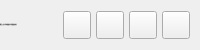
           <widget class="QFrame" name="contentTopBg">
            <property name="minimumSize">
             <size>
              <width>0</width>
              <height>50</height>
             </size>
            </property>
            <property name="maximumSize">
             <size>
              <width>16777215</width>
              <height>50</height>
             </size>
            </property>
            <property name="frameShape">
             <enum>QFrame::NoFrame</enum>
            </property>
            <property name="frameShadow">
             <enum>QFrame::Raised</enum>
            </property>
            <layout class="QHBoxLayout" name="horizontalLayout">
             <property name="spacing">
              <number>0</number>
             </property>
             <property name="leftMargin">
              <number>0</number>
             </property>
             <property name="topMargin">
              <number>0</number>
             </property>
             <property name="rightMargin">
              <number>10</number>
             </property>
             <property name="bottomMargin">
              <number>0</number>
             </property>
             <item>
              <widget class="QFrame" name="leftBox">
               <property name="sizePolicy">
                <sizepolicy hsizetype="Expanding" vsizetype="Preferred">
                 <horstretch>0</horstretch>
                 <verstretch>0</verstretch>
                </sizepolicy>
               </property>
               <property name="frameShape">
                <enum>QFrame::NoFrame</enum>
               </property>
               <property name="frameShadow">
                <enum>QFrame::Raised</enum>
               </property>
               <layout class="QHBoxLayout" name="horizontalLayout_3">
                <property name="spacing">
                 <number>0</number>
                </property>
                <property name="leftMargin">
                 <number>0</number>
                </property>
                <property name="topMargin">
                 <number>0</number>
                </property>
                <property name="rightMargin">
                 <number>0</number>
                </property>
                <property name="bottomMargin">
                 <number>0</number>
                </property>
                <item>
                 <widget class="TitleBar" name="titleRightInfo">
                  <property name="sizePolicy">
                   <sizepolicy hsizetype="Preferred" vsizetype="Expanding">
                    <horstretch>0</horstretch>
                    <verstretch>0</verstretch>
                   </sizepolicy>
                  </property>
                  <property name="maximumSize">
                   <size>
                    <width>16777215</width>
                    <height>45</height>
                   </size>
                  </property>
                  <property name="font">
                   <font>
                    <family>微软雅黑</family>
                    <pointsize>-1</pointsize>
                    <italic>false</italic>
                    <bold>false</bold>
                   </font>
                  </property>
                  <property name="text">
                   <string>南京工业大学网络服务 - 畅享极致网络</string>
                  </property>
                  <property name="alignment">
                   <set>Qt::AlignLeading|Qt::AlignLeft|Qt::AlignVCenter</set>
                  </property>
                 </widget>
                </item>
               </layout>
              </widget>
             </item>
             <item alignment="Qt::AlignRight">
              <widget class="QFrame" name="rightButtons">
               <property name="minimumSize">
                <size>
                 <width>0</width>
                 <height>28</height>
                </size>
               </property>
               <property name="frameShape">
                <enum>QFrame::NoFrame</enum>
               </property>
               <property name="frameShadow">
                <enum>QFrame::Raised</enum>
               </property>
               <layout class="QHBoxLayout" name="horizontalLayout_2">
                <property name="spacing">
                 <number>5</number>
                </property>
                <property name="leftMargin">
                 <number>0</number>
                </property>
                <property name="topMargin">
                 <number>0</number>
                </property>
                <property name="rightMargin">
                 <number>0</number>
                </property>
                <property name="bottomMargin">
                 <number>0</number>
                </property>
                <item>
                 <widget class="QPushButton" name="settingsTopBtn">
                  <property name="minimumSize">
                   <size>
                    <width>28</width>
                    <height>28</height>
                   </size>
                  </property>
                  <property name="maximumSize">
                   <size>
                    <width>28</width>
                    <height>28</height>
                   </size>
                  </property>
                  <property name="cursor">
                   <cursorShape>PointingHandCursor</cursorShape>
                  </property>
                  <property name="toolTip">
                   <string>Settings</string>
                  </property>
                  <property name="text">
                   <string/>
                  </property>
                  <property name="icon">
                   <iconset resource="../resources.qrc">
                    <normaloff>:/icons/images/icons/cil-menu.png</normaloff>:/icons/images/icons/cil-menu.png</iconset>
                  </property>
                  <property name="iconSize">
                   <size>
                    <width>20</width>
                    <height>20</height>
                   </size>
                  </property>
                 </widget>
                </item>
                <item>
                 <widget class="QPushButton" name="minimizeAppBtn">
                  <property name="minimumSize">
                   <size>
                    <width>28</width>
                    <height>28</height>
                   </size>
                  </property>
                  <property name="maximumSize">
                   <size>
                    <width>28</width>
                    <height>28</height>
                   </size>
                  </property>
                  <property name="cursor">
                   <cursorShape>PointingHandCursor</cursorShape>
                  </property>
                  <property name="toolTip">
                   <string>Minimize</string>
                  </property>
                  <property name="text">
                   <string/>
                  </property>
                  <property name="icon">
                   <iconset resource="../resources.qrc">
                    <normaloff>:/icons/images/icons/icon_minimize.png</normaloff>:/icons/images/icons/icon_minimize.png</iconset>
                  </property>
                  <property name="iconSize">
                   <size>
                    <width>20</width>
                    <height>20</height>
                   </size>
                  </property>
                 </widget>
                </item>
                <item>
                 <widget class="QPushButton" name="maximizeRestoreAppBtn">
                  <property name="minimumSize">
                   <size>
                    <width>28</width>
                    <height>28</height>
                   </size>
                  </property>
                  <property name="maximumSize">
                   <size>
                    <width>28</width>
                    <height>28</height>
                   </size>
                  </property>
                  <property name="font">
                   <font>
                    <family>微软雅黑</family>
                    <pointsize>12</pointsize>
                    <italic>false</italic>
                    <bold>false</bold>
                    <stylestrategy>PreferDefault</stylestrategy>
                   </font>
                  </property>
                  <property name="cursor">
                   <cursorShape>PointingHandCursor</cursorShape>
                  </property>
                  <property name="toolTip">
                   <string>Maximize</string>
                  </property>
                  <property name="text">
                   <string/>
                  </property>
                  <property name="icon">
                   <iconset resource="../resources.qrc">
                    <normaloff>:/icons/images/icons/icon_maximize.png</normaloff>:/icons/images/icons/icon_maximize.png</iconset>
                  </property>
                  <property name="iconSize">
                   <size>
                    <width>20</width>
                    <height>20</height>
                   </size>
                  </property>
                 </widget>
                </item>
                <item>
                 <widget class="QPushButton" name="closeAppBtn">
                  <property name="minimumSize">
                   <size>
                    <width>28</width>
                    <height>28</height>
                   </size>
                  </property>
                  <property name="maximumSize">
                   <size>
                    <width>28</width>
                    <height>28</height>
                   </size>
                  </property>
                  <property name="cursor">
                   <cursorShape>PointingHandCursor</cursorShape>
                  </property>
                  <property name="toolTip">
                   <string>Close</string>
                  </property>
                  <property name="text">
                   <string/>
                  </property>
                  <property name="icon">
                   <iconset resource="../resources.qrc">
                    <normaloff>:/icons/images/icons/icon_close.png</normaloff>:/icons/images/icons/icon_close.png</iconset>
                  </property>
                  <property name="iconSize">
                   <size>
                    <width>20</width>
                    <height>20</height>
                   </size>
                  </property>
                 </widget>
                </item>
               </layout>
              </widget>
             </item>
            </layout>
           </widget>
